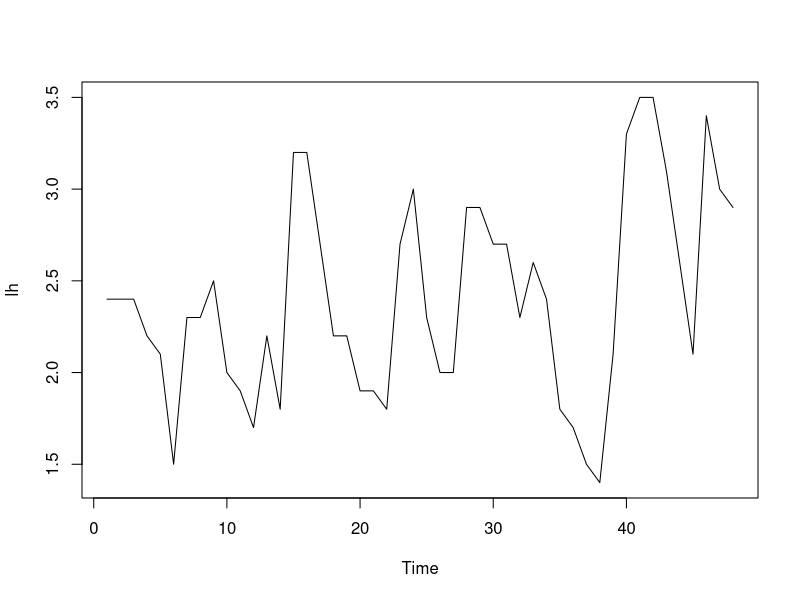
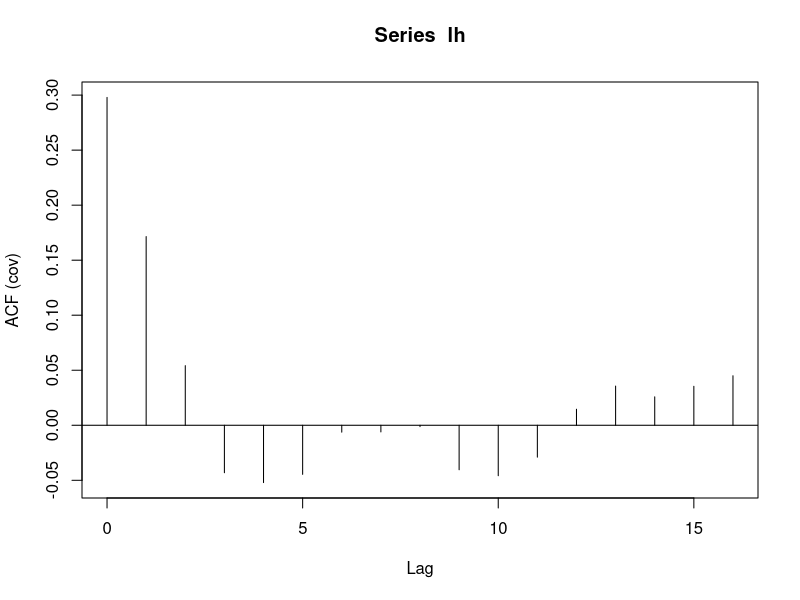
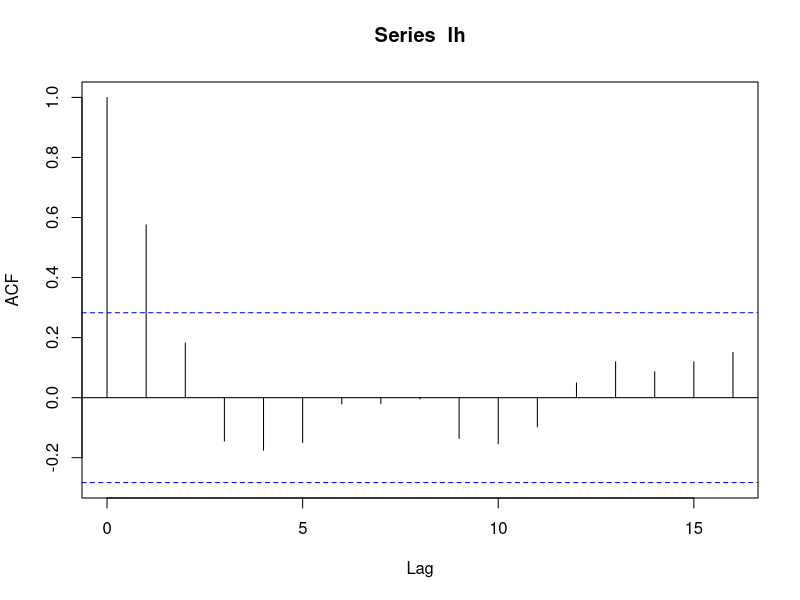
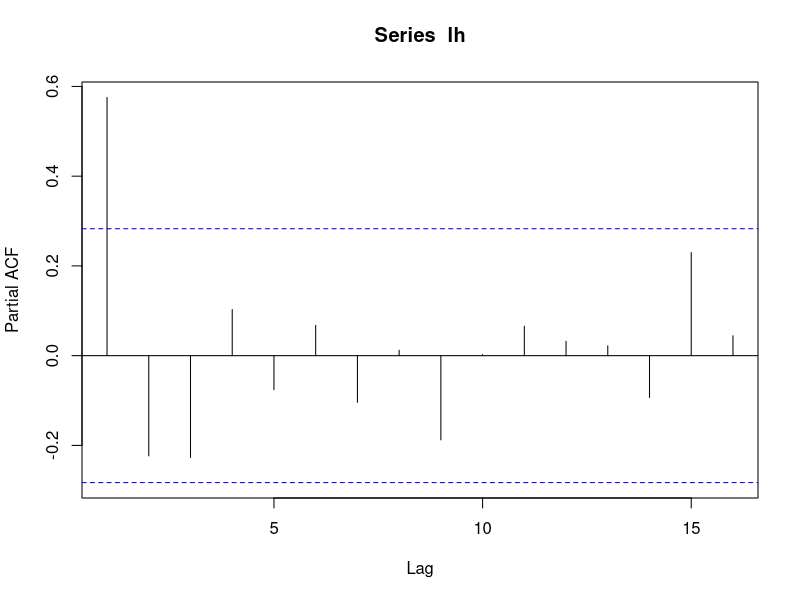
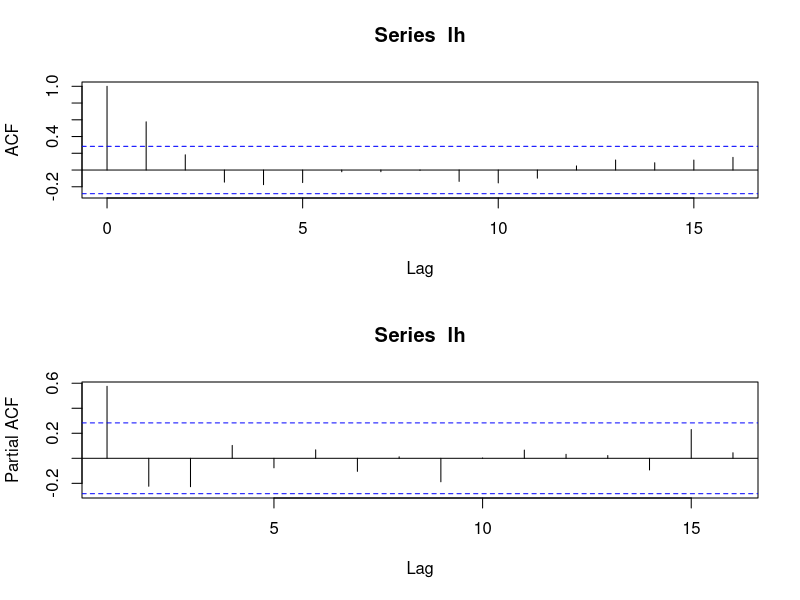
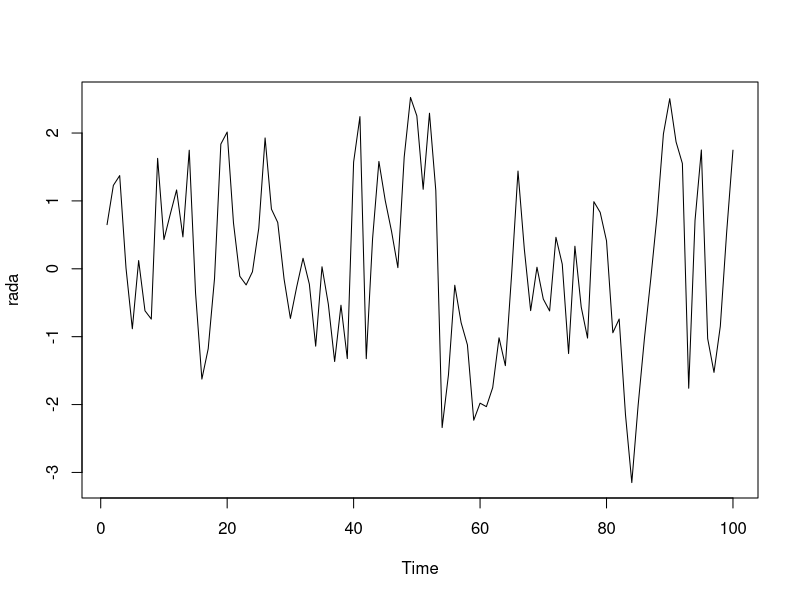
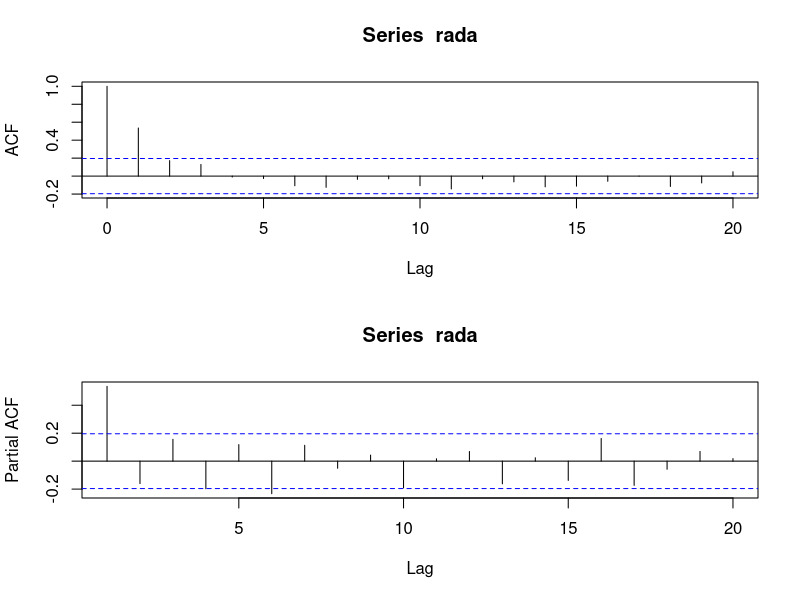
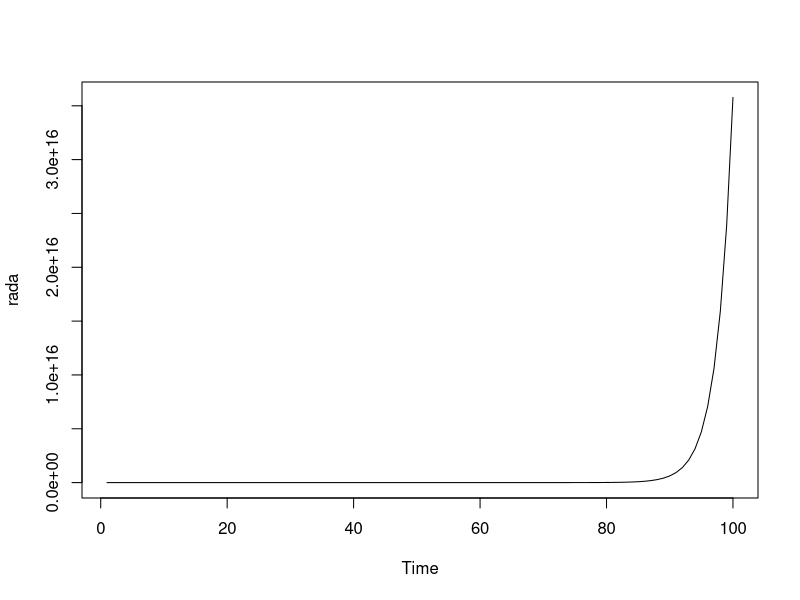

Reproduce these figures in R, in order.
#######################
### knihovny
library(forecast)

#######################
# Autokorelacni a parcialni autokorelacni funkce 
data(lh)
  # Luteinizing Hormone in Blood Samples
plot(lh)
  # v rade neni evidentni zadny trend ani sezonnost

# autokovariancni funkce
acf(lh,type="covariance")
acf(lh,type="covariance",plot=F)
  # vypis hodnot, prvni z nich je rozptyl rady
# autokorelacni funkce
acf(lh)
acf(lh,plot=F)
  # opet si muzeme nechat hodnoty vypsat
# parcialni autokorelacni funkce
pacf(lh)
  # parcialni autokorelacni funkce
pacf(lh,plot=F)
  # vypis hodnot

# ktere korelace jsou nenulove? Ktare modely pripadaji pro radu v uvahu?
par(mfrow=c(2,1))
acf(lh);pacf(lh)
par(mfrow=c(1,1))
  # nakresleni obou funkci pod sebe

# test na nulovost autokorelacni funkce
Box.test(lh, lag=2, type="Ljung-Box")
  # rucne najdete hodnotu, kterou by nemela prekrocit druha autokorelace, pokud vime, ze prvni je nulova

# nulovost autokorelacni funkce residui znamena, ze mame spravny model

# pomoci funkce arima.sim(n = ,list(ar = ,ma = )) nasimulujte rady nasledujicich typu
# podivejte se, jak rady vypadaji a jak vypadaji jejich autokoelacni a parcialni autokorelacni funkce
#   MA(1) s parametrem theta1 = 0.75
rada<-arima.sim(n = 100,list(ma = 0.75))
plot(rada)
par(mfrow=c(2,1))
acf(rada);pacf(rada)
par(mfrow=c(1,1))

#   MA(1) s parametrem theta1 = -0.75
#   MA(1) s parametrem theta1 = 1.5
#   AR(1) s parametrem phi1 = 0.75
#   AR(1) s parametrem phi1 = - 0.75
#   AR(1) s parametrem phi1 = 1.5
x<-rep(0,100)
bs<-rnorm(100)
for(i in 2:100){x[i]<-1.5*x[i-1]+bs[i]}
rada<-ts(x)
plot(rada)
	# explozivni proces
	
########################
## Hledani modelu ARMA

# rada presidents
plot(presidents)
  # Quarterly Approval Ratings of US Presidents
  # rada bez zjevneho trendu, budu na ni hledat model ARMA
par(mfrow=c(2,1))
acf(presidents,na.action = na.pass);pacf(presidents,na.action = na.pass)
par(mfrow=c(1,1))
  # autokorelacni funkce nema bod useknuti, parcialni autokorelacni funkce ho ma, k0 = 1
  # optimalni model by mel byt AR(1)

# porovnani vice modelu
(fit1<-arima(presidents,order=c(1,0,0)))
	# AR(1)
(fit2<-arima(presidents,order=c(2,0,0)))
	# AR(2)
(fit3<-arima(presidents,order=c(0,0,1)))
	# MA(1)
(fit4<-arima(presidents,order=c(1,0,1)))
	# ARMA(1,1)

# Bayesovske informacni kriterium
BIC(fit1)
BIC(fit2)
BIC(fit3)
BIC(fit4)
  # optimalni je model AR(1)

# existuje i funkce, ktera hleda idealni model automaticky }v knihovne forecast)
(fit.a<-auto.arima(presidents))
  # pokud mam data s nejakou frekvenci, pak mi automaticky hleda sezonni model
  # na zaklade BIC kriteria bych radeji volila jednodussi model AR(1)

# vykresleni obou modelu proti sobe
plot(presidents)
lines(fitted(fit1),col=2)
lines(fitted(fit.a),col=3)

# hledejte optimalni model pro rady 
#	  airquality$Wind, discoveries, treering, nhtemp

## Jak ziskat predikce
(p<-predict(fit1,3))
  # vysledkem je predikce a jejic stredni chyba
(f<-forecast(fit1))
	# doda i interval spolehlivosti
plot(f)
	# graf i s predikcnim intervalem
  # pomoci ARIMA modelu se ziskaji kvalitni predikce pro maly pocet kroku dopredu
  # pro dlouhodobe predikce je lepe pouzit dekompozicni modely
	
############################
### Hledani modelu arima

# pro radu Nile, lynx
plot(Nile)
  # Flow of the River Nile
  # rada, ktera alespon v uvodu stacionarni neni
par(mfrow=c(2,1))
acf(Nile,na.action = na.pass);pacf(Nile,na.action = na.pass)
par(mfrow=c(1,1))
  # zejmena autokorelacni funkce klesa moc pomalu
acf(Nile,na.action = na.pass,type="covariance",plot=F)
  # prvni z uvedenych hodnot je rozptyl rady

d1<-diff(Nile,lag=1)
  # rada prvnich diferenci
plot(d1)
par(mfrow=c(2,1))
acf(d1,na.action = na.pass);pacf(d1,na.action = na.pass)
par(mfrow=c(1,1))
  # rada se jevi jako stacionarni
acf(d1,na.action = na.pass,type="covariance",plot=F)
  # rozptyl se zmensil

d2<-diff(d1,lag=1)
  # rada druhych diferenci
plot(d2)
par(mfrow=c(2,1))
acf(d2,na.action = na.pass);pacf(d2,na.action = na.pass)
par(mfrow=c(1,1))
  # pro radu diferenci se jevi jako optimalni model MA(1)
acf(d2,na.action = na.pass,type="covariance",plot=F)
  # rozptyl se zvetsil - druha diference uz je spatna

(fit1<-arima(Nile,order=c(1,1,0)))
  # ARIMA(1,1,0)
(fit2<-arima(Nile,order=c(2,1,0)))
  # ARIMA(2,1,0)
(fit3<-arima(Nile,order=c(0,1,1)))
  # ARIMA(0,1,1)
(fit4<-arima(Nile,order=c(1,1,1)))
  # ARIMA(1,1,1)
  # podle AIC kriteria je optimalni rada ARIMA(1,1,1)
BIC(fit3)
BIC(fit4)
  # podle BIC kriteria rada ARIMA(0,1,1)

(fit.a<-auto.arima(Nile))
  # automaticky se voli na zaklade AIC kriteria

############################
### Hledani modelu SARIMA

# Zkusime najit optimalni model pro rady nottem, UKDriverDeaths

plot(nottem)
  # Average Monthly Temperatures at Nottingham, 1920–1939
  # evidentne sezonni rada
par(mfrow=c(2,1))
acf(nottem,na.action = na.pass);pacf(nottem,na.action = na.pass)
par(mfrow=c(1,1))
  # sezonnost je videt v autokorelacni funkci

d1<-diff(nottem,lag=12)
  # rada prvnich sezonnich diferenci
plot(d1)
par(mfrow=c(2,1))
acf(d1,na.action = na.pass);pacf(d1,na.action = na.pass)
par(mfrow=c(1,1))
  # autokorelacni i parcialni autokorelacni funkce stale ukazuji vysoke hodnoty na delce sezony
  # jevi se jako MA(1) model na sezonnich datech
acf(d1,na.action = na.pass,type="covariance",plot=F)
  # rozptyl se zmensil

fit1<-arima(nottem,order=c(1,0,0),seasonal=list(order=c(0,1,0)))
fit2<-arima(nottem,order=c(0,0,1),seasonal=list(order=c(0,1,0)))
fit3<-arima(nottem,order=c(1,0,1),seasonal=list(order=c(0,1,0)))
fit4<-arima(nottem,order=c(0,0,0),seasonal=list(order=c(1,1,0)))
fit5<-arima(nottem,order=c(0,0,0),seasonal=list(order=c(0,1,1)))
fit6<-arima(nottem,order=c(0,0,0),seasonal=list(order=c(1,1,1)))
fit7<-arima(nottem,order=c(1,0,0),seasonal=list(order=c(1,1,1)))
BIC(fit1)
BIC(fit2)
BIC(fit3)
BIC(fit4)
BIC(fit5)
BIC(fit6)
BIC(fit7)
  # jako optimalni se jevi posledni model
  # SARIMA(1,0,0)x(1,1,1)[12]

fit.a<-auto.arima(nottem)
BIC(fit.a)
  # automaticky model rozhodne optimalni neni - je prilis komplikovany

# autokorelacni a parcialni autokorelacni funkce optimalniho modelu
par(mfrow=c(2,1))
acf(residuals(fit7),na.action = na.pass);pacf(residuals(fit7),na.action = na.pass)
par(mfrow=c(1,1))

############################
### prozkoumejme vzajemne vztahy mezi radami souboru airquality
ccf(ts(airquality$Wind),ts(airquality$Solar.R),na.action = na.pass)
	# nejsou zavisle
ccf(ts(airquality$Wind),ts(airquality$Ozone),na.action = na.pass)
	# okamzita zavislost

# dynamicke linearni modely
library(dynlm)
data("UKDriverDeaths", package = "datasets")
plot(UKDriverDeaths)
uk <- log10(UKDriverDeaths)
(dfm <- dynlm(uk ~ L(uk, 1) + L(uk, 12)))
summary(dfm)

mod1<-dynlm(airquality$Ozone ~ L(airquality$Ozone,1)+airquality$Wind+airquality$Solar.R+airquality$Temp)
summary(mod1)
